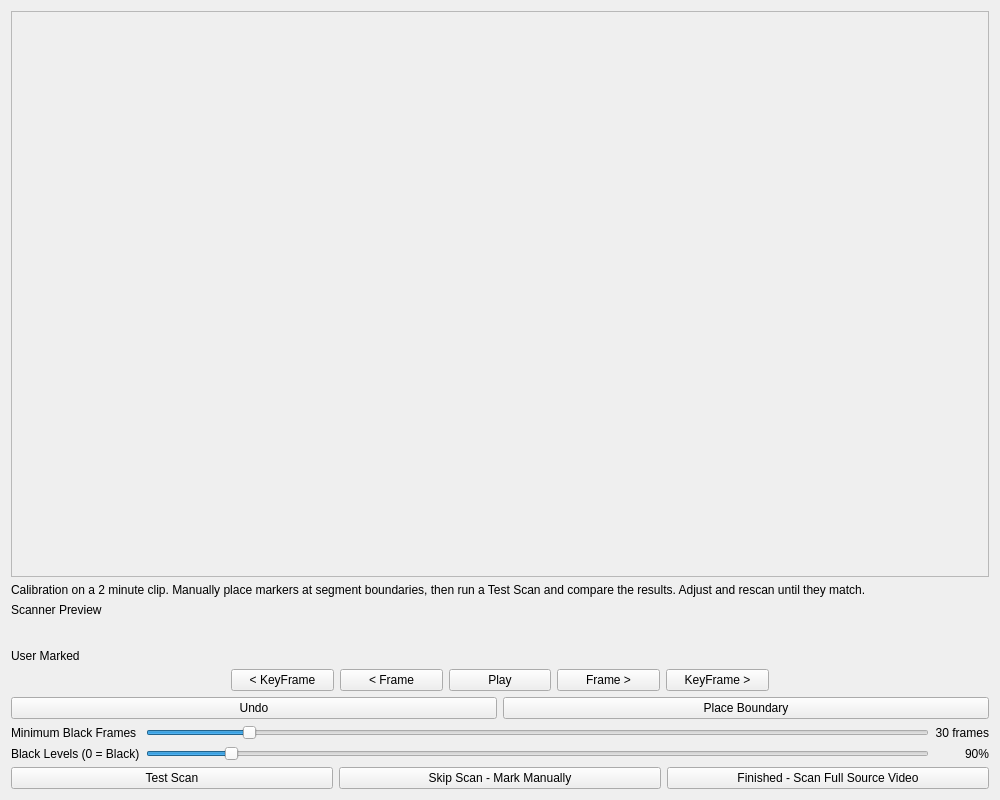
<?xml version="1.0" encoding="UTF-8"?>
<ui version="4.0">
 <class>SegmentScanner</class>
 <widget class="QWidget" name="SegmentScanner">
  <property name="geometry">
   <rect>
    <x>0</x>
    <y>0</y>
    <width>1000</width>
    <height>800</height>
   </rect>
  </property>
  <property name="windowTitle">
   <string>Segment Scanner</string>
  </property>
  <layout class="QVBoxLayout" name="verticalLayout_2">
   <item>
    <layout class="QVBoxLayout" name="verticalLayout">
     <item>
      <widget class="QFrame" name="videoContainer">
       <property name="sizePolicy">
        <sizepolicy hsizetype="Expanding" vsizetype="Expanding">
         <horstretch>0</horstretch>
         <verstretch>0</verstretch>
        </sizepolicy>
       </property>
       <property name="frameShape">
        <enum>QFrame::Shape::StyledPanel</enum>
       </property>
       <property name="frameShadow">
        <enum>QFrame::Shadow::Raised</enum>
       </property>
      </widget>
     </item>
     <item>
      <widget class="QLabel" name="labelIntro">
       <property name="text">
        <string>Calibration on a 2 minute clip. Manually place markers at segment boundaries, then run a Test Scan and compare the results. Adjust and rescan until they match.</string>
       </property>
      </widget>
     </item>
     <item>
      <layout class="QFormLayout" name="timelines">
       <item row="0" column="0">
        <widget class="QLabel" name="labelTimeline1">
         <property name="toolTip">
          <string>Segment boundaries detected by the Test Scan</string>
         </property>
         <property name="text">
          <string>Scanner Preview</string>
         </property>
        </widget>
       </item>
       <item row="0" column="1">
        <widget class="MarkerTimelineWidget" name="timelineWidget1" native="true"/>
       </item>
       <item row="2" column="0">
        <widget class="QLabel" name="labelTimeline2">
         <property name="toolTip">
          <string>Segment boundaries manually placed by the user</string>
         </property>
         <property name="text">
          <string>User Marked</string>
         </property>
        </widget>
       </item>
       <item row="2" column="1">
        <widget class="MarkerTimelineWidget" name="timelineWidget2" native="true"/>
       </item>
       <item row="1" column="0">
        <spacer name="horizontalSpacer_3">
         <property name="orientation">
          <enum>Qt::Orientation::Horizontal</enum>
         </property>
         <property name="sizeHint" stdset="0">
          <size>
           <width>40</width>
           <height>20</height>
          </size>
         </property>
        </spacer>
       </item>
       <item row="1" column="1">
        <spacer name="horizontalSpacer_4">
         <property name="orientation">
          <enum>Qt::Orientation::Horizontal</enum>
         </property>
         <property name="sizeHint" stdset="0">
          <size>
           <width>40</width>
           <height>20</height>
          </size>
         </property>
        </spacer>
       </item>
      </layout>
     </item>
     <item>
      <layout class="QHBoxLayout" name="timelineControls">
       <item>
        <spacer name="horizontalSpacer">
         <property name="orientation">
          <enum>Qt::Orientation::Horizontal</enum>
         </property>
         <property name="sizeType">
          <enum>QSizePolicy::Policy::Fixed</enum>
         </property>
         <property name="sizeHint" stdset="0">
          <size>
           <width>220</width>
           <height>20</height>
          </size>
         </property>
        </spacer>
       </item>
       <item>
        <widget class="QPushButton" name="backwardKeyFrame">
         <property name="text">
          <string>&lt; KeyFrame</string>
         </property>
        </widget>
       </item>
       <item>
        <widget class="QPushButton" name="backwardFrame">
         <property name="text">
          <string>&lt; Frame</string>
         </property>
        </widget>
       </item>
       <item>
        <widget class="QPushButton" name="playPause">
         <property name="text">
          <string>Play</string>
         </property>
        </widget>
       </item>
       <item>
        <widget class="QPushButton" name="forwardFrame">
         <property name="text">
          <string>Frame &gt;</string>
         </property>
        </widget>
       </item>
       <item>
        <widget class="QPushButton" name="forwardKeyFrame">
         <property name="text">
          <string>KeyFrame &gt;</string>
         </property>
        </widget>
       </item>
       <item>
        <spacer name="horizontalSpacer_2">
         <property name="orientation">
          <enum>Qt::Orientation::Horizontal</enum>
         </property>
         <property name="sizeType">
          <enum>QSizePolicy::Policy::Fixed</enum>
         </property>
         <property name="sizeHint" stdset="0">
          <size>
           <width>220</width>
           <height>20</height>
          </size>
         </property>
        </spacer>
       </item>
      </layout>
     </item>
     <item>
      <layout class="QHBoxLayout" name="segmentControls">
       <item>
        <widget class="QPushButton" name="undoButton">
         <property name="toolTip">
          <string>Remove the User Marked boundary that is furthest to the right</string>
         </property>
         <property name="text">
          <string>Undo</string>
         </property>
        </widget>
       </item>
       <item>
        <widget class="QPushButton" name="boundaryButton">
         <property name="toolTip">
          <string>Place a segment boundary marker on the User Marked timeline</string>
         </property>
         <property name="text">
          <string>Place Boundary</string>
         </property>
        </widget>
       </item>
      </layout>
     </item>
     <item>
      <layout class="QGridLayout" name="sliders">
       <item row="2" column="0">
        <widget class="QLabel" name="labelLevels">
         <property name="toolTip">
          <string>How black is &quot;Black&quot;? If the source video is washed out, try raising this</string>
         </property>
         <property name="text">
          <string>Black Levels (0 = Black)</string>
         </property>
        </widget>
       </item>
       <item row="2" column="1">
        <widget class="QSlider" name="horizontalSlider_2">
         <property name="value">
          <number>10</number>
         </property>
         <property name="orientation">
          <enum>Qt::Orientation::Horizontal</enum>
         </property>
        </widget>
       </item>
       <item row="2" column="2">
        <widget class="QLabel" name="valueBlackLevels">
         <property name="minimumSize">
          <size>
           <width>48</width>
           <height>0</height>
          </size>
         </property>
         <property name="text">
          <string>90%</string>
         </property>
         <property name="alignment">
          <set>Qt::AlignmentFlag::AlignRight|Qt::AlignmentFlag::AlignTrailing|Qt::AlignmentFlag::AlignVCenter</set>
         </property>
        </widget>
       </item>
       <item row="0" column="1">
        <widget class="QSlider" name="horizontalSlider">
         <property name="maximum">
          <number>40</number>
         </property>
         <property name="value">
          <number>5</number>
         </property>
         <property name="orientation">
          <enum>Qt::Orientation::Horizontal</enum>
         </property>
        </widget>
       </item>
       <item row="0" column="2">
        <widget class="QLabel" name="valueMinimumBlackFrames">
         <property name="minimumSize">
          <size>
           <width>48</width>
           <height>0</height>
          </size>
         </property>
         <property name="text">
          <string>30 frames</string>
         </property>
         <property name="alignment">
          <set>Qt::AlignmentFlag::AlignRight|Qt::AlignmentFlag::AlignTrailing|Qt::AlignmentFlag::AlignVCenter</set>
         </property>
        </widget>
       </item>
       <item row="0" column="0">
        <widget class="QLabel" name="labelFrames">
         <property name="toolTip">
          <string>How many frames does the shortest segment boundary have?</string>
         </property>
         <property name="text">
          <string>Minimum Black Frames</string>
         </property>
        </widget>
       </item>
      </layout>
     </item>
     <item>
      <layout class="QHBoxLayout" name="scanButtons">
      <item>
       <widget class="QPushButton" name="scanButton">
        <property name="toolTip">
         <string>Run a segment scan on the two minute preview with the above settings</string>
        </property>
        <property name="text">
         <string>Test Scan</string>
        </property>
       </widget>
      </item>
      <item>
       <widget class="QPushButton" name="skipScanButton">
        <property name="toolTip">
         <string>Skip the automated scan and open the editor with a single segment for the whole video, so you can mark boundaries manually using the editor's tools</string>
        </property>
        <property name="text">
         <string>Skip Scan - Mark Manually</string>
        </property>
       </widget>
      </item>
      <item>
       <widget class="QPushButton" name="finishedButton">
        <property name="toolTip">
         <string>Scan the entire source video with the above settings, and move on to the Video Editor</string>
        </property>
        <property name="text">
         <string>Finished - Scan Full Source Video</string>
        </property>
       </widget>
      </item>
      </layout>
     </item>
    </layout>
   </item>
  </layout>
 </widget>
 <customwidgets>
  <customwidget>
   <class>MarkerTimelineWidget</class>
   <extends>QWidget</extends>
   <header>scanner.marker_timeline</header>
   <container>1</container>
  </customwidget>
 </customwidgets>
 <resources/>
 <connections/>
</ui>
